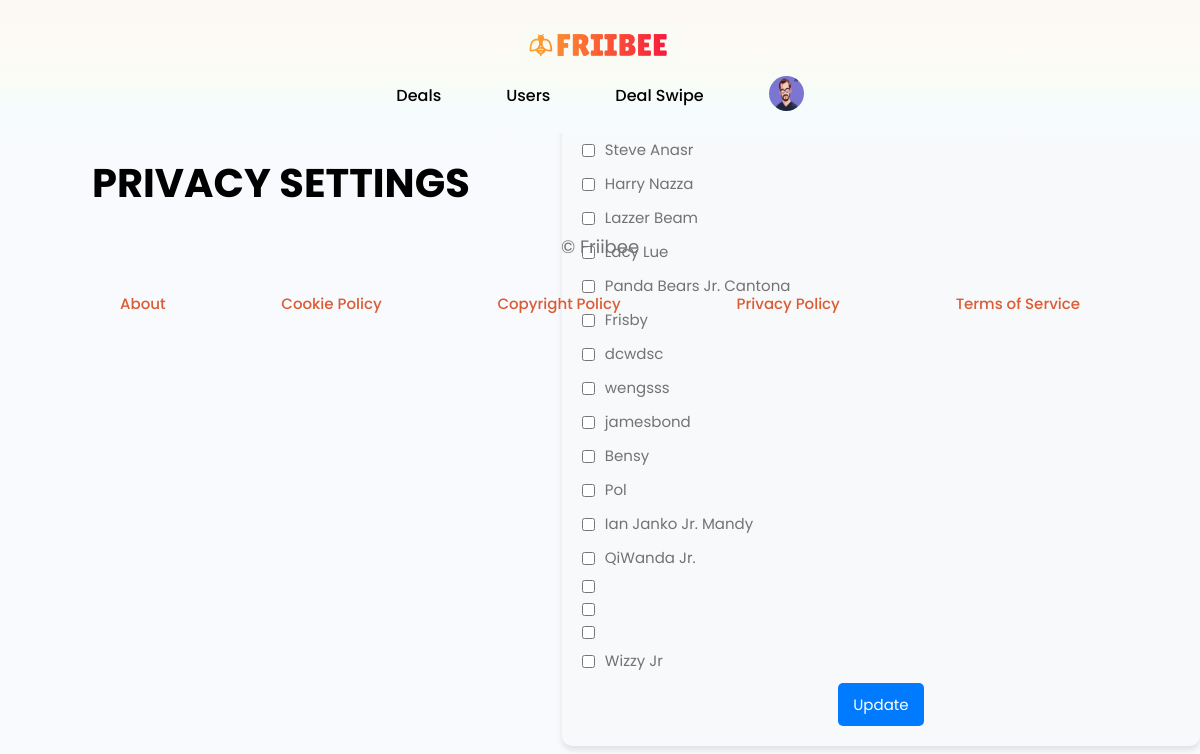
Page /privacy-settings/ (signed in) on the committed database.
### users/models.py (models this page shows, shortened)
class Profile(models.Model):
    user = models.OneToOneField(
        User, on_delete=models.CASCADE, null=True, blank=True)
    name = models.CharField(max_length=200, blank=True, null=True)
    email = models.EmailField(max_length=500, blank=True, null=True)
    username = models.CharField(max_length=200, blank=True, null=True)
    location = models.CharField(max_length=200, blank=True, null=True)
    short_intro = models.CharField(max_length=200, blank=True, null=True)
    bio = models.TextField(blank=True, null=True)
    profile_image = models.ImageField(
        null=True, blank=True, upload_to='profiles/', default="profiles/user-default.png")
    social_facebook = models.CharField(max_length=200, blank=True, null=True)
    social_twitter = models.CharField(max_length=200, blank=True, null=True)
    social_instagram = models.CharField(max_length=200, blank=True, null=True)
    social_youtube = models.CharField(max_length=200, blank=True, null=True)
    social_website = models.CharField(max_length=200, blank=True, null=True)
    created = models.DateTimeField(auto_now_add=True)
    id = models.UUIDField(primary_key=True, default=uuid.uuid4, editable=False)
    followers = models.ManyToManyField(User, related_name='following', blank=True)
    followers_last_checked = models.DateTimeField(auto_now_add=True, null=True)
    blocked_users = models.ManyToManyField('self', symmetrical=False, blank=True, related_name="blocking_users")
    followed_tags = models.ManyToManyField('projects.Tag', blank=True, related_name='followers')
    notify_new_followers = models.BooleanField(default=True)
    notify_new_messages = models.BooleanField(default=True)  # Add this line for new message notifications
    notify_new_comment_on_project = models.BooleanField(default=True)  # New setting for comments on project
    notify_new_replied_comment = models.BooleanField(default=True)
    notify_new_upvote_on_project = models.BooleanField(default=True)  # New setting for upvotes on projects
    class Meta:
        ordering = ['created']
    @property
    def imageURL(self):
        try:
            url = self.profile_image.url
        except:
            url = ''
        return url

### users/views.py (the view)
# urls.py: path('privacy-settings/', views.privacySettings, name="privacy-settings"),
@login_required(login_url='login')
def privacySettings(request):
    profiles = Profile.objects.exclude(id=request.user.profile.id)
    return render(request, 'users/privacy_settings.html', {'profiles': profiles})

### users/context_processors.py (called while the page is built)
def notification_counts(request):
    if request.user.is_authenticated:
        profile = request.user.profile
        notifications = Notification.objects.filter(profile=profile, seen=False)
        unseen_notifications_count = notifications.count()
        unseen_reviews = Review.objects.filter(project__owner=profile, seen=False)
        unseen_reviews_count = unseen_reviews.count()
        new_followers = User.objects.filter(Q(following__in=[profile]) & Q(profile__followers_last_checked__lt=profile.followers_last_checked))
        new_followers_count = new_followers.count()
    else:
        unseen_notifications_count = 0
        unseen_reviews_count = 0
        new_followers_count = 0
    return {
        'unseen_notifications_count': unseen_notifications_count,
        'unseen_reviews_count': unseen_reviews_count,
        'new_followers_count': new_followers_count
    }

### users/templates/users/privacy_settings.html (shortened to what this page needs)
{% extends 'main.html' %}
{% block content %}
<section class="heros-section text-center" style="margin-bottom: -20px;">
    <div class="container container--narrow">
        <div class="heros-section__box">
            <h2><span>Privacy Settings</span></h2>
        </div>
    </div>
    <div class="settings-container">
        <form method="POST" action="{% url 'update-blocked-users' %}">
            <h4>Block users:</h4>
            {% for profile in profiles %}
            <div class="user-block-item">
                <input type="checkbox" name="blocked_users" value="{{ profile.id }}"
                {% if profile in request.user.profile.blocked_users.all %}checked{% endif %}>
                <label>{{ profile.name }}</label>
            </div>
            {% endfor %}
            <input type="submit" class="update-btn" value="Update">
        </form>
    </div>
</section>
{% endblock %}

### templates/navbar.html (shortened to what this page needs)
{% load static %}
<head>
    <link rel="stylesheet" href="https://cdnjs.cloudflare.com/ajax/libs/font-awesome/5.15.4/css/all.min.css">
</head>
<header class="header">
    <div class="container container--narrow">
        <a href="{% url 'projects' %}" class="header__logo">
            <img src="{% static 'images/friibee.png' %} " alt="DevSearch Logo" />
        </a>
        <nav class="header__nav">
            <ul class="header__menu">
                <li class="header__menuItem"><a href="{% url 'projects' %}">Deals</a></li>
                <li class="header__menuItem"><a href="{% url 'profiles' %}">Users</a></li>
                <li class="header__menuItem"><a href="{% url 'swipe-page' %}">Deal Swipe</a></li>
                {% if request.user.is_authenticated %}
                <li class="header__menuItem">
                    <div class="image-icon-wrapper">
                        <img class="user-image" src="{{ request.user.profile.imageURL }}" alt="{{ request.user.profile.username }}" />
                    </div>
                </li>
                {% else %}
                <li class="header__menuItem"><a href="{% url 'login' %}" class="btn btn--sub" style="color: white;">Login/Sign Up</a></li>
                {% endif %}
            </ul>
        </nav>
    </div>
</header>

### static/styles/app.css (style rules this page uses)
:root { --color-sub: #2d2d39; }
img { width: 100%; }
.header { position: sticky; z-index: 111; background-image: linear-gradient(to bottom, #fbf7f3, #fcf8f3, #fcf8f3, #fdf9f4, #fdfaf4, #fbfbf5, #fafbf6, #f8fcf7, #f6fcfa, #f5fcfc, #f6fbfd, #f8fafd); padding: 1.5rem 0; }
.header > .container { display: flex; justify-content: space-between; align-items: center; }
.header__logo > img { height: 4.2rem; margin-top: 10px; }
.header__nav > ul { display: inline-flex; align-items: center; list-style: none; gap: 6.5rem; }
.header__menuItem > a { color: #000000; font-weight: 450; font-size: 16px; }
.heros-section { height: 15vh; display: flex; align-items: center; background: #f8fafd; margin-bottom: 5vh; }
.heros-section__box { margin-bottom: 2rem; }
.heros-section__box > h2, .heros-section__box > h2 > span { font-size: 4rem; color: #000000; line-height: 1.3; text-transform: uppercase; }
.heros-section__box > h2 { font-weight: 300; }
.heros-section__box > h2 > span { font-weight: 700; }

### static/uikit/styles/modules/_variables.css (style rules this page uses)
:root { --color-main: #5aa5b9; --color-main-light: #e6faff; --color-sub: #3f4156; --color-sub-light: #51546e; --color-sub-lighter: #ededfd; --color-text: #737373; --color-gray: #8b8b8b; --color-light: #e5e7eb; --color-light-gray: #767676; --color-bg: #f8fafd; --color-white: #fffefd; --color-white-light: #f3f3f3; --color-success: #359e64; --color-success-bg: #def8e8; --color-error: #fc4b0b; --color-error-bg: #fff2ee; --font-base: 'Poppins', arial, helvetica, 'Segoe UI', roboto, ubuntu, sans-serif; --font-monospace: 'Fira Code', 'Courier New', courier, monospace; --font-regular: 300; --font-medium: 500; --font-bold: 700; --generic-shadow: 1px 1px 5px #00000010; --generic-transition: all 0.3s ease-in-out; }

### static/uikit/styles/modules/_base.css (style rules this page uses)
* { margin: 0; padding: 0; box-sizing: border-box; text-rendering: optimizeLegibility; color: inherit; font-size: inherit; }
html { font-size: 50%; }
@media only screen and (min-width: 480px) { html { font-size: 56.25%; } }
@media only screen and (min-width: 1200px) { html { font-size: 62.5%; } }
body { line-height: 1.6; font-weight: 400; font-size: 1.5rem; color: var(--color-text); background-color: var(--color-bg); min-height: 100vh; }

### static/uikit/styles/modules/_typography.css (style rules this page uses)
* { font-family: var(--font-base); }
h2 { font-size: 3.6rem; font-weight: var(--font-bold); }
h4 { font-size: 2.8rem; font-weight: var(--font-medium); }
p, span, strong { font-size: 1.6rem; color: var(--color-text); font-weight: var(--font-regular); }
a { padding-bottom: 2px; text-decoration: none; display: inline-block; color: #db5b33; font-weight: var(--font-medium); }

### static/uikit/styles/modules/_utilities.css (style rules this page uses)
.container { width: 92%; max-width: 165rem; margin: 0 auto; box-sizing: border-box; }
.container--narrow { width: 92%; max-width: 120rem; }
@media screen and (min-width: 1000px) { .container { width: 90%; } }
@media screen and (min-width: 1000px) { .container--narrow { width: 85%; } }
@media screen and (min-width: 1200px) { .container { width: 80%; } }
@media screen and (min-width: 1200px) { .container--narrow { width: 72%; } }
.text-center { text-align: center; }

### templates/navbar.html (style rules this page uses)
.image-icon-wrapper { position: relative; display: inline-block; }
.user-image { width:35px; height:35px; border-radius:50%; }

### users/templates/users/privacy_settings.html (style rules this page uses)
.settings-container { background-color: #f8f9fa; border-radius: 10px; padding: 20px; box-shadow: 0 4px 6px rgba(0, 0, 0, 0.1); }
.settings-container h4 { border-bottom: 2px solid #dee2e6; padding-bottom: 10px; margin-bottom: 20px; }
.container--narrow { display: flex; flex-direction: column; align-items: center; }
.settings-container { width: 80%; margin-top: 300px; max-width: 800px; }
.user-block-item { display: flex; align-items: center; margin-bottom: 10px; }
.user-block-item label { margin-left: 10px; }
.update-btn { background-color: #007bff; color: white; padding: 10px 15px; border: none; border-radius: 5px; cursor: pointer; transition: background-color 0.3s; }

### rows in the picture
Profile: name "SamShuvo"
Profile: name "Vincent Praveen"
Profile: name "Steve Anasr"
Profile: name "Harry Nazza"
Profile: name "Lazzer Beam"
Profile: name "Lacy Lue"
Profile: name "Panda Bears Jr. Cantona"
Profile: name "Frisby"
Profile: name "dcwdsc"
Profile: name "wengsss"
Profile: name "jamesbond"
Profile: name "Bensy"
Profile: name "Pol"
Profile: name "Ian Janko Jr. Mandy"
Profile: name "QiWanda Jr."
Profile: name "Wizzy Jr"
